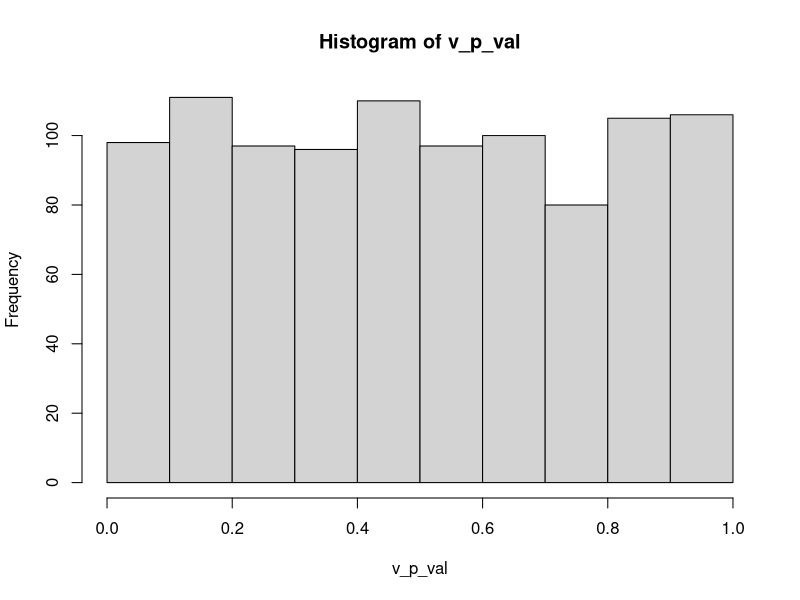

R code for this plot: (Note: a time limit stopped this script after it produced the figure.)
## ---- chunk 1
#c za duze dla fishera - dlaczego? (odp zwiazana z #b)
#nie trzeba generowac dla kazdej hipotezy H_i, dla kazdej H_i generujemy X_1, .. X_100 -> suma -> p-wartosc ALBO odrazu dla H_i suma cH_i T - Pois(100lambda)
#d moc testu jak efektywne? 
# suma pois iid to pois(n*lambda)


## ---- chunk 2
?rpois

zad1 = function(n){
  x = rpois(n, 5)
  p_val = 1 - ppois(sum(x), n*5)
  return(p_val)
}

zad1(100)
## ---- chunk 3
v_p_val = c()
for(i in 1:1000){
  x = rpois(100, 5)
  v_p_val = c(v_p_val, 1 - ppois(sum(x), 100*5))
}
hist(v_p_val)

#b nie jest jednostajny!!
## ---- chunk 4

#1c
alpha = 0.05
n = 1000
Bonf = c()
Fish = c()
v_p_val = c()
for(j in 1:1000){
  for(i in 1:1000){
    x = rpois(100, 5)
    v_p_val = c(v_p_val, 1 - ppois(sum(x), 100*5))
  }
Bonf = c(Bonf,min(v_p_val) < alpha/n)
T = -2* sum(log(v_p_val))
Fish = c(Fish,T > qchisq(1-alpha, 2*n))
}
sum(Bonf)/1000
sum(Fish)/1000
## ---- chunk 5
x_1 = c(rpois(1,7), rpois(999,5))

Bonf = c()
Fish = c()
v_p_val = c()
for(j in 1:100){
for(i in 1:1000){
  x_1 = c(rpois(1,7), rpois(999,5))
  v_p_val = c(v_p_val, 1 - ppois(sum(x_1), 1000*5))
}
Bonf = c(Bonf,min(v_p_val) < alpha/n)
T = -2* sum(log(v_p_val))
Fish = c(Fish,T > qchisq(1-alpha, 2*n))
}
Fish
sum(Fish)/1000
min(v_p_val) < alpha/n
T = -2* sum(log(v_p_val))
T > qchisq(1-alpha, 2*n)

2/90+1/90^2
1/90^2
(1-1/90)^2

1/2*exp(-3)+1/2*exp(-1)
1-1/90^2

qnorm(0.95)*50+2500
3/4*92654/96513+1/4*92054/96513
1/2+1/2*98977/99064
(92654-1/2*(92054+91401))/97490
1/2*(94990+94602)-1/2*(86013+84825)
9377/98182
(98612+98512)/(98707+98612)
